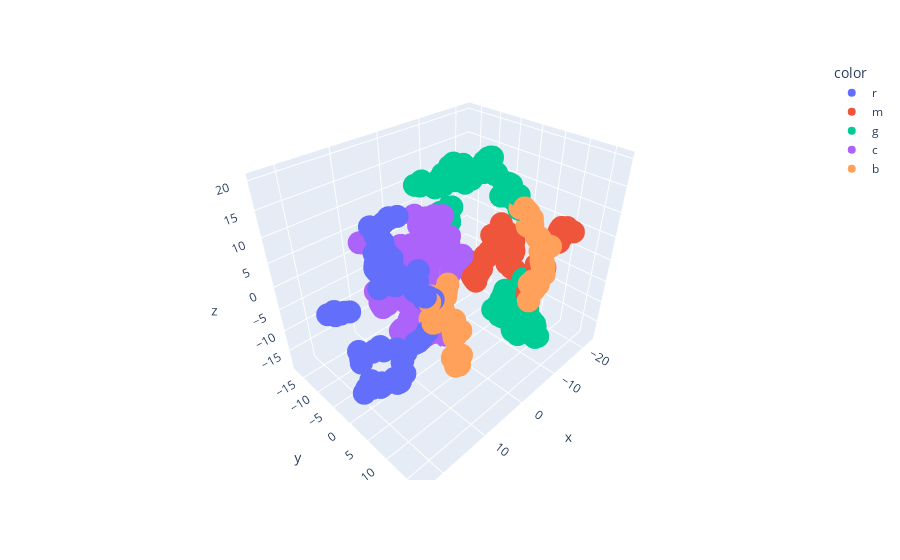

Notebook code for this chart:
### Code cell
km2 = KMeans(n_clusters=5).fit(df)

# plot using tsne 
X_embedded  = TSNE(n_components=3, perplexity=10, random_state=24).fit_transform( df)
colors = np.array([x for x in 'bgrcmykbgrcmykbgrcmykbgrcmyk'])

fig = px.scatter_3d(x=X_embedded [:,0],y=X_embedded [:,1],z=X_embedded [:,2],color=colors[km2.labels_])
fig.show()
